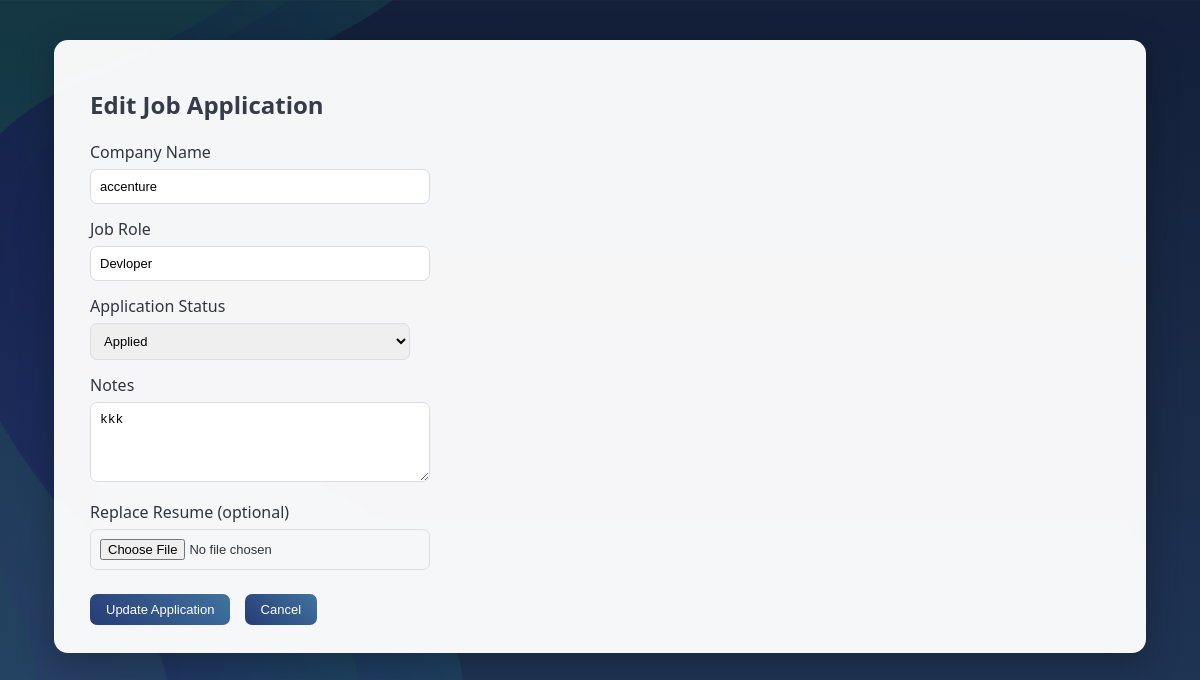
Page /edit/3/ (signed in) on the committed database.
### tracker/models.py (models this page shows, shortened)
class JobApplication(models.Model):
    STATUS_CHOICES = [
        ('APPLIED', 'Applied'),
        ('INTERVIEW', 'Interview'),
        ('REJECTED', 'Rejected'),
        ('OFFER', 'Offer'),
    ]
    user = models.ForeignKey(User, on_delete=models.CASCADE)
    company_name = models.CharField(max_length=200)
    job_role = models.CharField(max_length=200)
    status = models.CharField(max_length=20, choices=STATUS_CHOICES, default='APPLIED')
    notes = models.TextField(blank=True, null=True)
    resume = models.FileField(upload_to='resumes/', blank=True, null=True)  # ⭐ NEW FIELD
    applied_date = models.DateField(auto_now_add=True)

### tracker/views.py (the view, shortened to what this page needs)
# urls.py: path('edit/<int:id>/', views.edit_application, name='edit_application'),
@login_required
def edit_application(request, id):
    application = get_object_or_404(
        JobApplication,
        id=id,
        user=request.user
    )
    return render(request, 'tracker/edit_application.html', {
        'app': application
    })

### tracker/templates/tracker/edit_application.html (shortened to what this page needs)
{% load static %}
<!DOCTYPE html>
<html>
<head>
    <link rel="stylesheet" href="{% static 'tracker/css/style.css' %}">
</head>
<body>
<div class="container">
    <h2>Edit Job Application</h2>
    <form method="POST" enctype="multipart/form-data">
        <div>
            <label for="company">Company Name</label><br>
            <input id="company"
                   type="text"
                   name="company_name"
                   value="{{ app.company_name }}"
                   required>
        </div>
        <div>
            <label for="role">Job Role</label><br>
            <input id="role"
                   type="text"
                   name="job_role"
                   value="{{ app.job_role }}"
                   required>
        </div>
        <div>
            <label for="status">Application Status</label><br>
            <select id="status" name="status">
                <option value="APPLIED"
                    {% if app.status == 'APPLIED' %}selected{% endif %}>
                    Applied
                </option>
            </select>
        </div>
        <div>
            <label for="notes">Notes</label><br>
            <textarea id="notes"
                      name="notes"
                      rows="4">{{ app.notes }}</textarea>
        </div>
        <div>
            <label>Replace Resume (optional)</label><br>
            <input type="file" name="resume">
        </div>
        <div style="margin-top: 10px;">
            <button type="submit">Update Application</button>
            <button type="button"
                    onclick="window.location.href='/dashboard/'">
                Cancel
            </button>
        </div>
    </form>
</div>
</body>
</html>

### tracker/static/tracker/css/style.css (style rules this page uses)
body { margin: 0; font-family: 'Segoe UI', Tahoma, sans-serif; min-height: 100vh; background: linear-gradient(rgba(20, 30, 48, 0.85), rgba(36, 59, 85, 0.85)), url("../images/bg.jpg"); background-size: cover; background-position: center; background-attachment: fixed; color: #2f3640; }
.container { width: 85%; margin: 40px auto; padding: 28px 36px; border-radius: 14px; background: rgba(255, 255, 255, 0.96); box-shadow: 0 10px 35px rgba(0,0,0,0.25); backdrop-filter: blur(6px); animation: fadeIn 0.35s ease-in-out; }
h2, h3 { color: #353b48; }
button { background: linear-gradient(45deg, #273c75, #40739e); color: white; border: none; padding: 8px 16px; border-radius: 7px; cursor: pointer; font-size: 13px; margin-right: 10px; transition: transform 0.15s ease, box-shadow 0.15s ease; }
input, select, textarea { width: 320px; padding: 9px; margin-top: 6px; margin-bottom: 14px; border-radius: 7px; border: 1px solid #dcdde1; transition: border 0.2s ease, box-shadow 0.2s ease; font-size: 13px; }

### rows in the picture
JobApplication: company_name "accenture", job_role "Devloper", status "Applied", notes "kkk"
